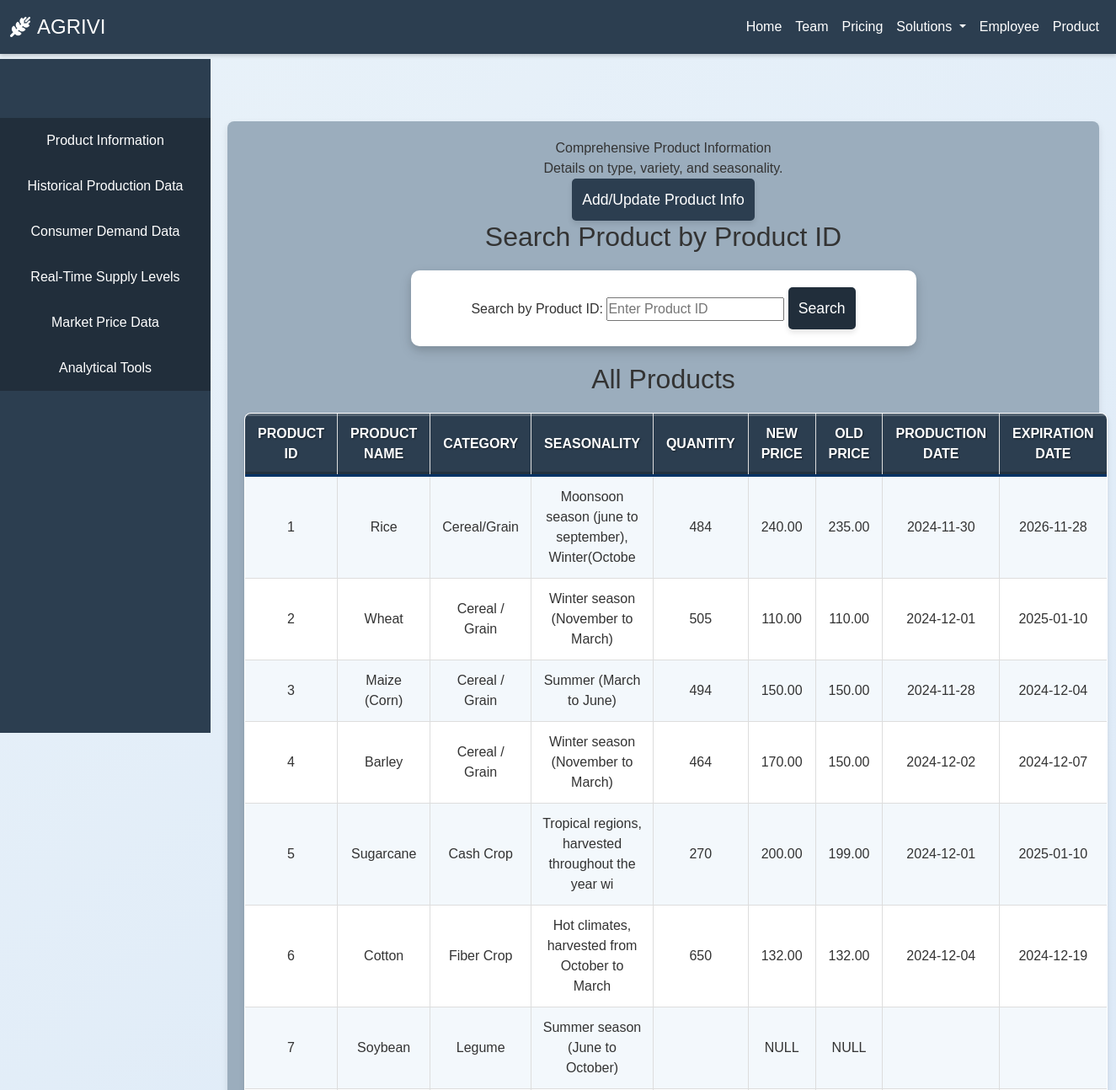
Page /admin_db/index.php (upper part) on the earlier database version.
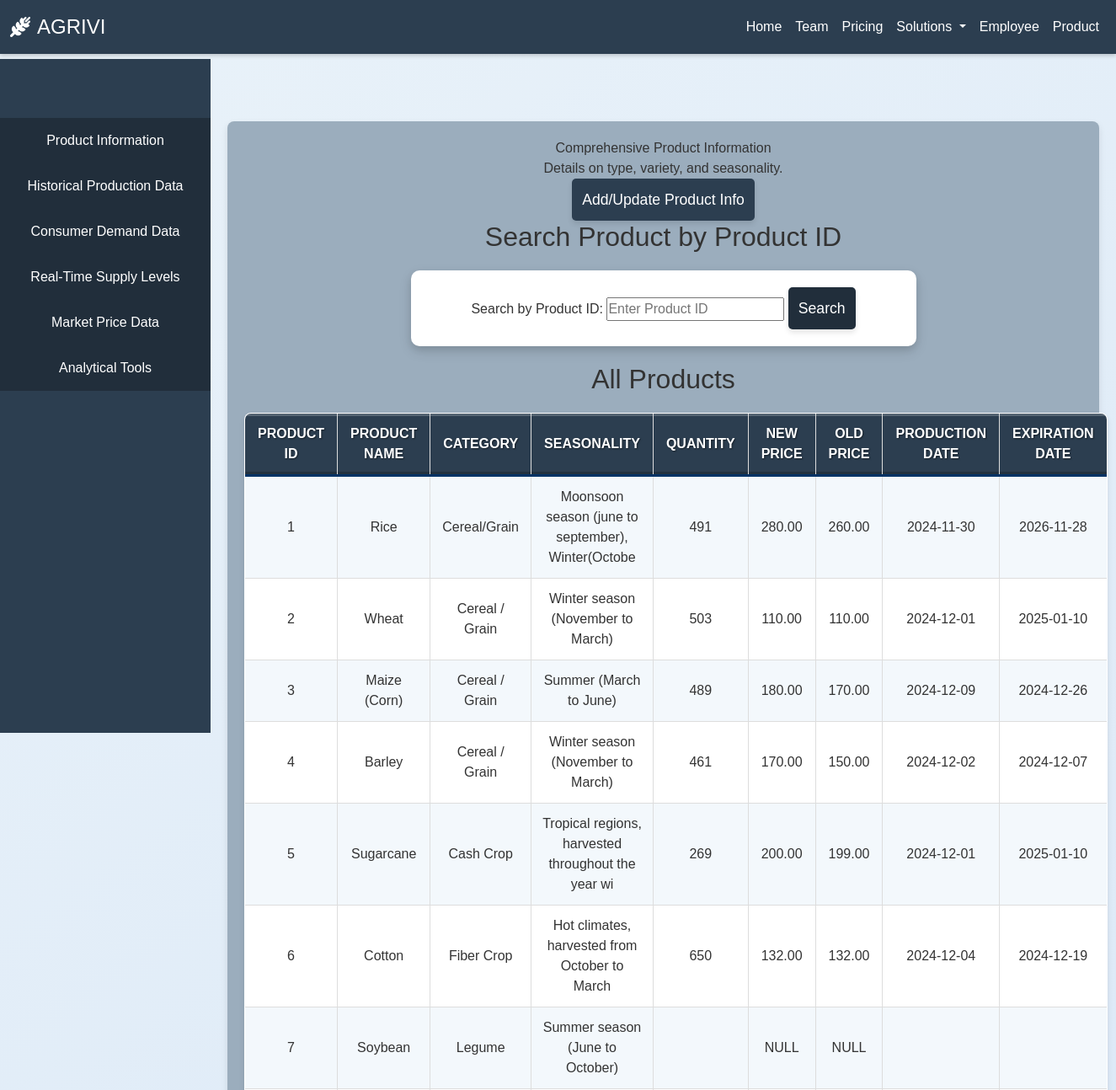
Same page on the later database version.
### tables this page shows
CREATE TABLE `product_info` (
  `id` int(11) NOT NULL,
  `product_id` int(11) NOT NULL,
  `quantity` int(11) NOT NULL,
  `new_price` decimal(10,2) DEFAULT NULL,
  `old_price` decimal(10,2) DEFAULT NULL,
  `production_cost` decimal(10,2) NOT NULL,
  `production_date` date NOT NULL,
  `expiration_date` date NOT NULL
);

CREATE TABLE `product` (
  `product_id` int(11) NOT NULL,
  `product_name` varchar(100) DEFAULT NULL,
  `category` varchar(100) DEFAULT NULL,
  `seasonality` varchar(50) DEFAULT NULL
);

### admin_db/product_table/product_info.php (the view, shortened to what this page needs)
<?php
$host = "localhost";
$username = "root";
$password = "";
$database = "agriculture_product_data";
$conn = new mysqli($host, $username, $password, $database);
$sql_all_products = "SELECT
                    pi.id,
                    p.product_id,
                    p.product_name,
                    p.category,
                    p.seasonality,
                    pi.quantity,
                    pi.new_price,
                    pi.old_price,
                    pi.production_date,
                    pi.expiration_date
                FROM
                    PRODUCT p
                LEFT JOIN
                    product_info pi ON p.product_id = pi.product_id
                ORDER BY p.product_id";
$all_products_result = $conn->query($sql_all_products);
?>
<!DOCTYPE html>
<html lang="en">
<head>
    <link rel="stylesheet" href="/admin_db/product_table/product_info_style.css">
</head>
<body>
    <a href="/admin_db/product_db/product_info.php"><button>Add/Update Product Info</button></a>
    <h2>Search Product by Product ID</h2>
    <form method="get" action="">
        <label for="search">Search by Product ID: </label>
        <input type="text" id="search" name="search" placeholder="Enter Product ID" required>
        <button type="submit">Search</button>
    </form>
    <h2>All Products</h2>
    <table>
        <tr>
            <th>Product ID</th>
            <th>Product Name</th>
            <th>Category</th>
            <th>Seasonality</th>
            <th>Quantity</th>
            <th>New Price</th>
            <th>Old Price</th>
            <th>Production Date</th>
            <th>Expiration Date</th>
        </tr>
        <?php
        if ($all_products_result->num_rows > 0) {
            while ($row = $all_products_result->fetch_assoc()) {
                echo "<tr>
                        <td>" . htmlspecialchars($row['product_id']) . "</td>
                        <td>" . htmlspecialchars($row['product_name']) . "</td>
                        <td>" . htmlspecialchars($row['category']) . "</td>
                        <td>" . htmlspecialchars($row['seasonality']) . "</td>
                        <td>" . htmlspecialchars($row['quantity']) . "</td>
                        <td>" . (is_null($row['new_price']) ? "NULL" : htmlspecialchars($row['new_price'])) . "</td>
                        <td>" . (is_null($row['old_price']) ? "NULL" : htmlspecialchars($row['old_price'])) . "</td>
                        <td>" . htmlspecialchars($row['production_date']) . "</td>
                        <td>" . htmlspecialchars($row['expiration_date']) . "</td>
                    </tr>";
            }
        } else {
            echo "<tr><td colspan='9'>No products found.</td></tr>";
        }
        ?>
    </table>
</body>
</html>

Differences in the rows shown:
changed product_info "Rice": quantity "484" → "491"; new_price "240.00" → "280.00"; old_price "235.00" → "260.00"
changed product_info "Wheat": quantity "505" → "503"
changed product_info "Maize (Corn)": quantity "494" → "489"; new_price "150.00" → "180.00"; old_price "150.00" → "170.00"; production_date "2024-11-28" → "2024-12-09"; expiration_date "2024-12-04" → "2024-12-26"
changed product_info "Barley": quantity "464" → "461"
changed product_info "Sugarcane": quantity "270" → "269"
